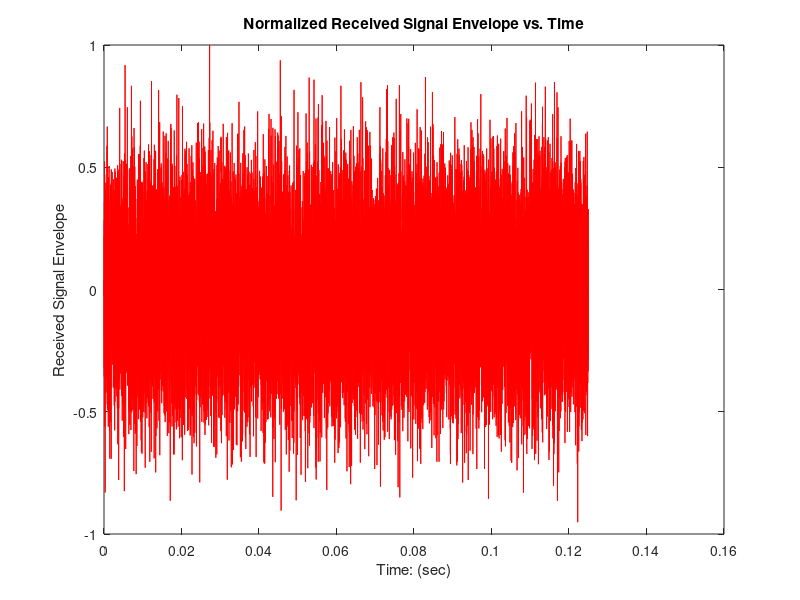

Here is the MATLAB script that generated this plot:
%% ---_ ENEL 529 - Lab 4 - Case 1 ---- %%
%
% Author:   Kyle Derby MacInnis
% Date:     November 3, 2014
%
% ----------------------------------- %

% Clear all System Variables
clear all;

%% Step 0 - Preambles
% # of bits
M = 1000;
% Setup Empty Bit Stream Vector
b = zeros(1,M);
% Setup Bit Rate Period (0.125 ms)
Tb = 0.125 * 10^(-3);
% Setup the Carrier Frequency (10 KHz)
fc = 10*10^(3);
% Setup # of samples in one bit interval
N = 15;
% Calculate the Sample Time
dt = Tb/N;

%% Step 1 - Generate Random Bit Stream
% Setup Random Binary Data Stream (0's and 1's)
binary_data = rand(1,M) > 0.5;
% Convert to Data Stream (-1's and 1's)
b = 2.*binary_data - 1;

%% Step 2 - Generate the BPSK Transmitted Waveform
% Setup empty Signal Vector
s_i = zeros(1, M*N);
% Setup Energy of Symbol
E = Tb/2;
% Loop through Time Index, n (1-15000)
for i = 1:M
    for j = 1:N
        % Calculate Time Index, n
        n = i*N - (N-j);
        % Calculate the BPSK Signal at Time index n
        s_i(1, n) = b(1, i) * sqrt((2*E)/Tb)*cos(2*pi*fc*n*dt);
    end
end

%% Step 3 - Generate the Received Signal Waveform
% Create empty Signal Vector
r = zeros(1, M*N);
% Loop through Time Index, n
for i = 1:M
    for j = 1:N
        % Calculate the Time Index, n
        n = i*N - (N-j);
        % Calculate the Received Signal at Time, n
        r(1,n) = s_i(1, n) + normrnd(0, 1.0);
    end
end

%% Step 4 - Normalize the Received Signal Vector
% Generate Empty Vector
r_n = zeros(1, M*N);
% Calculate the Max of the Received Signal
r_max = max(abs(r));
% Normalize Vector
for i=1:M*N
    r_n(1,i) = r(1,i)/r_max;
end

% Plot Normalized Received Signal
t = dt*(1:M*N);
figure(2);
plot(t, r_n(1,:), 'r-');
xlabel('Time: (sec)');
ylabel('Received Signal Envelope');
title('Normalized Received Signal Envelope vs. Time');

%% ## CASE 3 - IMPERFECT COHERENT DETECTOR (RANDOM ERR)

%% Step 10 - Repeat Steps 3-8 Using Random Phase Error
% Generate Empty Vector for Demodulated Signal
x = zeros(1, M*N);
% Loop through Time Indices, n
for i = 1:M
    for j = 1:N
        % Calculate the time Index, n
        n = i*N - (N-j);
        % Generate Random Phase Error
        phaseErr = normrnd(0,(0/180)*pi);
        % Demodulate the Signal
        x(1, n) = r_n(1, n)*(2*cos(2*pi*fc*n*dt + phaseErr));
    end
end


%% Step 6 - Perform Low-pass Filtering
% Generate Butterworth Filter Parameters
[bb, aa] = butter(10, 0.2);
% Filter Signal with Butterworth Filter
filter_output = filtfilt(bb, aa, x);

%% Step 7 - Perform Signal Detection
% Generate Empty Signal Vector
recovered_data = zeros(1,M);
% Loop Through Symbols
for i = 1:M
    % Calculate Middle Time Index of Symbol
    k = ceil(N/2 + (i-1)*N);
    % Recover Bit Data from Signal
    if filter_output(k) > 0
        recovered_data(1,i) = 1;
    else
        recovered_data(1,i) = -1;
    end
end

%% Step 8 - Compare the Transmitted Signal with the Recovered Signal
% Initialize # of Errors to zero
BE = 0;
% Loop and Compare Bit-by-Bit
for i = 1:M
    if recovered_data(1,i) ~= b(1,i)
        BE = BE + 1;
    end
end
% Calculate the Bit Error Rate
BER = BE/M;
display('For Random Phase Error with Std. Dev. of 0*:');
display(BER);

%% Step 9 - Repeat Steps 3-8 For Different Values of AWGN Noise Variance
% For Random Phase Error of Std. Dev 10*

% For Random Phase Error of Std. Dev 20*

% For Random Phase Error of Std. Dev 30*